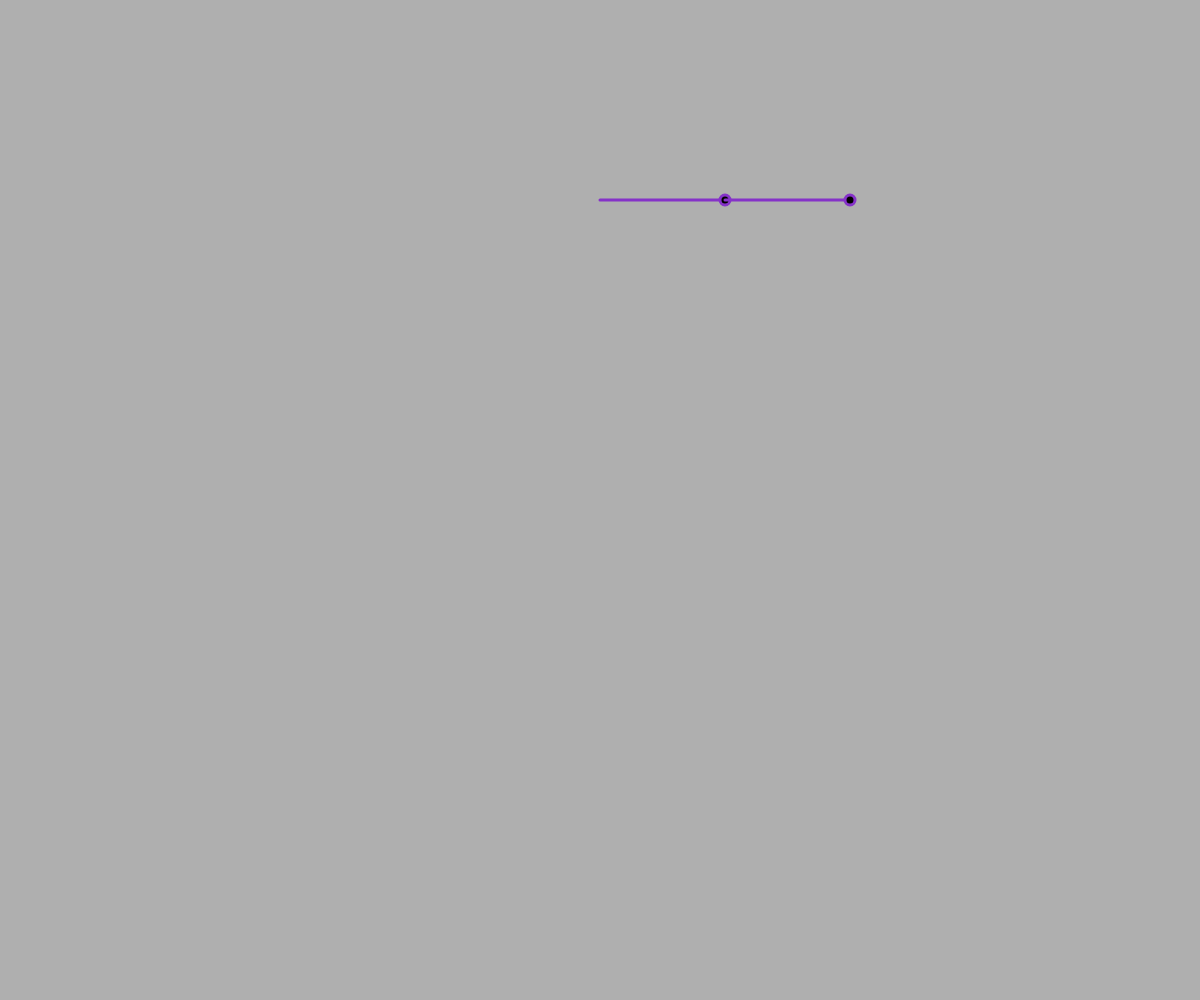
Frame 1 (no input)
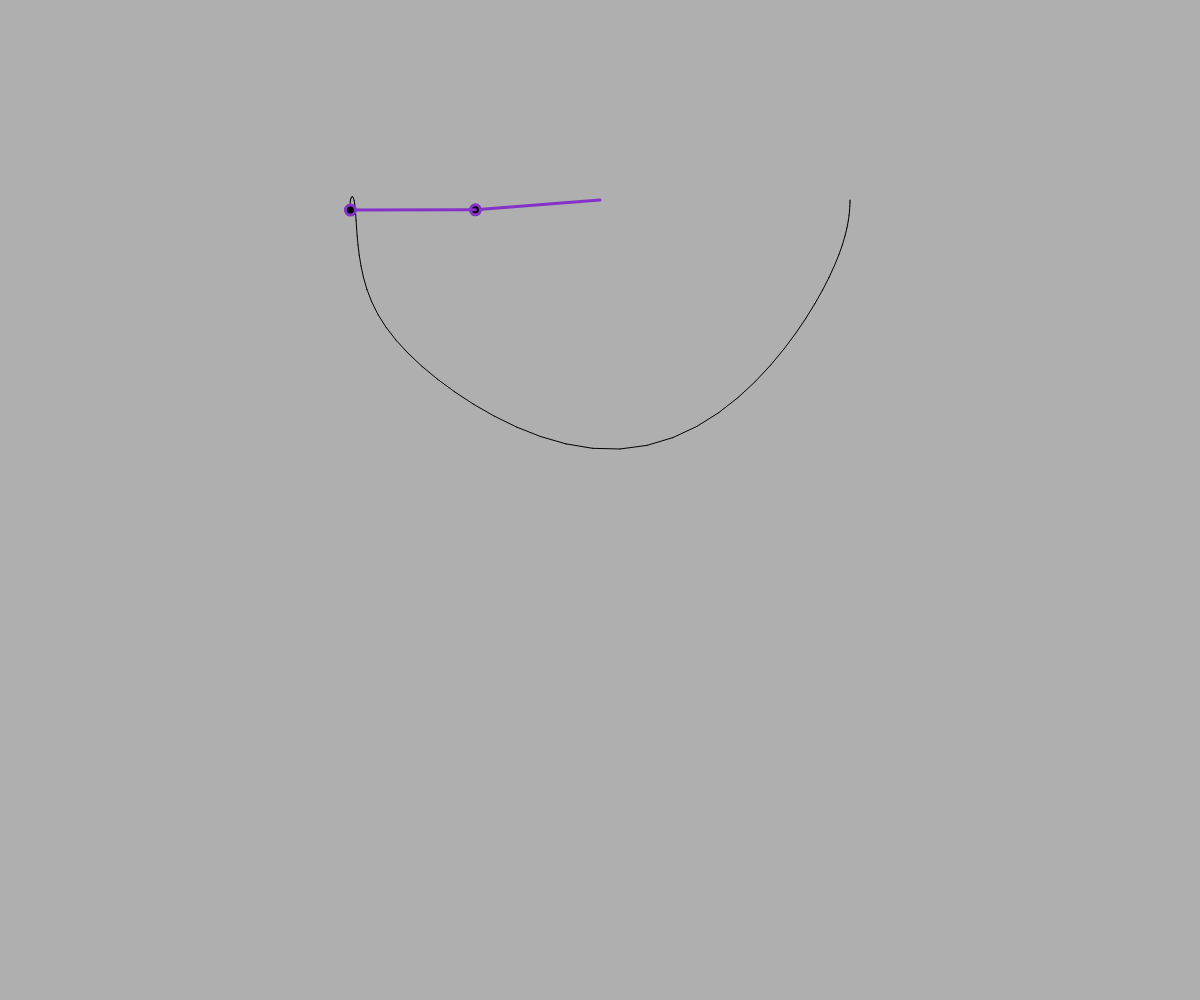
Frame 60 (no input)
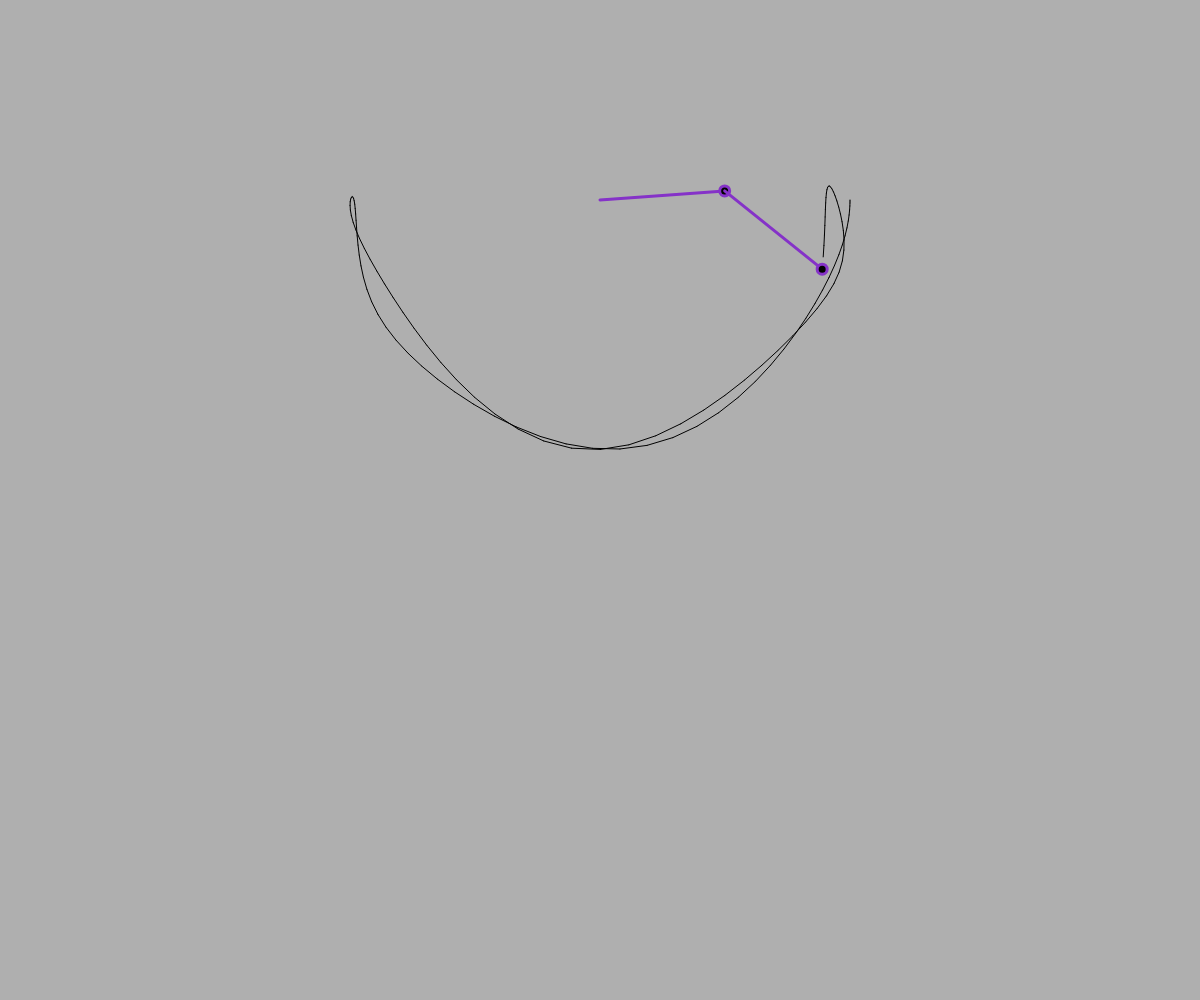
Frame 120 (the mouse pressed at the canvas centre since frame 60)

The p5.js sketch that drew these frames (run headless with seeded random() and noise() and a simulated clock; from frame 60 on, the mouse is pressed at the canvas centre):

// p5.js sketch
// ── sketch.js
let r1 = 125;
let r2 = 125;
let m1 = 10;
let m2 = 10;
let a1 = 0;
let a2 = 0;
let a1_v = 0;
let a2_v = 0;
let g = 1;

let px2 = -1;
let py2 = -1;
let cx, cy;

let buffer;

function setup() {
  createCanvas(windowWidth, windowHeight);
  a1 = PI / 2;
  a2 = PI / 2;
  cx = width / 2;
  cy = 200;
  buffer = createGraphics(width, height);
  buffer.background(175);
  buffer.translate(cx, cy);
}

function draw() {
  background(0);
  imageMode(CORNER);
  image(buffer, 0, 0, width, height);

  let num1 = -g * (2 * m1 + m2) * sin(a1);
  let num2 = -m2 * g * sin(a1 - 2 * a2);
  let num3 = -2 * sin(a1 - a2) * m2;
  let num4 = a2_v * a2_v * r2 + a1_v * a1_v * r1 * cos(a1 - a2);
  let den = r1 * (2 * m1 + m2 - m2 * cos(2 * a1 - 2 * a2));
  let a1_a = (num1 + num2 + num3 * num4) / den;

  num1 = 2 * sin(a1 - a2);
  num2 = (a1_v * a1_v * r1 * (m1 + m2));
  num3 = g * (m1 + m2) * cos(a1);
  num4 = a2_v * a2_v * r2 * m2 * cos(a1 - a2);
  den = r2 * (2 * m1 + m2 - m2 * cos(2 * a1 - 2 * a2));
  let a2_a = (num1 * (num2 + num3 + num4)) / den;

  translate(cx, cy);
  stroke(133, 50, 200);
  strokeWeight(3);

  let x1 = r1 * sin(a1);
  let y1 = r1 * cos(a1);

  let x2 = x1 + r2 * sin(a2);
  let y2 = y1 + r2 * cos(a2);

  line(0, 0, x1, y1);
  fill(0);
  ellipse(x1, y1, m1, m1);

  line(x1, y1, x2, y2);
  fill(0);
  ellipse(x2, y2, m2, m2);

  a1_v += a1_a;
  a2_v += a2_a;
  a1 += a1_v;
  a2 += a2_v;

  // a1_v *= 0.99;
  // a2_v *= 0.99;

  buffer.stroke(0);
  if (frameCount > 1) {
    buffer.line(px2, py2, x2, y2);
  }

  px2 = x2;
  py2 = y2;
}
